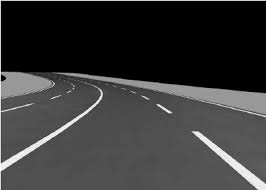
#> input picture images/botimages.jpg, 266 x 190 px
$ python -i edge_detection.py   (imports and definitions only)   (older library calls are emulated)
#> lines starting #> are read from the running program, lines starting #| are printed output that depends on the picture
import cv2 # Import the OpenCV library to enable computer vision
import numpy as np # Import the NumPy scientific computing library
# Author: Addison Sears-Collins
# https://automaticaddison.com
# Description: A collection of methods to detect help with edge detection
def binary_array(array, thresh, value=0):
 """
 Return a 2D binary array (mask) in which all pixels are either 0 or 1

 :param array: NumPy 2D array that we want to convert to binary values
 :param thresh: Values used for thresholding (inclusive)
 :param value: Output value when between the supplied threshold
 :return: Binary 2D array...
          number of rows x number of columns =
          number of pixels from top to bottom x number of pixels from
            left to right
 """
 if value == 0:
   # Create an array of ones with the same shape and type as
   # the input 2D array.
   binary = np.ones_like(array)

 else:
   # Creates an array of zeros with the same shape and type as
   # the input 2D array.
   binary = np.zeros_like(array)
   value = 1
 # If value == 0, make all values in binary equal to 0 if the
 # corresponding value in the input array is between the threshold
 # (inclusive). Otherwise, the value remains as 1. Therefore, the pixels
 # with the high Sobel derivative values (i.e. sharp pixel intensity
 # discontinuities) will have 0 in the corresponding cell of binary.
 binary[(array >= thresh[0]) & (array <= thresh[1])] = value
 return binary
def blur_gaussian(channel, ksize=3):
 """
 Implementation for Gaussian blur to reduce noise and detail in the image

 :param image: 2D or 3D array to be blurred
 :param ksize: Size of the small matrix (i.e. kernel) used to blur
               i.e. number of rows and number of columns
 :return: Blurred 2D image
 """
 return cv2.GaussianBlur(channel, (ksize, ksize), 0)

def mag_thresh(image, sobel_kernel=3, thresh=(0, 255)):
 """
 Implementation of Sobel edge detection
 :param image: 2D or 3D array to be blurred
 :param sobel_kernel: Size of the small matrix (i.e. kernel)
                      i.e. number of rows and columns
 :return: Binary (black and white) 2D mask image
 """
 # Get the magnitude of the edges that are vertically aligned on the image
 sobelx = np.absolute(sobel(image, orient='x', sobel_kernel=sobel_kernel))

 # Get the magnitude of the edges that are horizontally aligned on the image
 sobely = np.absolute(sobel(image, orient='y', sobel_kernel=sobel_kernel))
 # Find areas of the image that have the strongest pixel intensity changes
 # in both the x and y directions. These have the strongest gradients and
 # represent the strongest edges in the image (i.e. potential lane lines)
 # mag is a 2D array .. number of rows x number of columns = number of pixels
 # from top to bottom x number of pixels from left to right
 mag = np.sqrt(sobelx ** 2 + sobely ** 2)
 # Return a 2D array that contains 0s and 1s
 return binary_array(mag, thresh)
def sobel(img_channel, orient='x', sobel_kernel=3):
 """
 Find edges that are aligned vertically and horizontally on the image

 :param img_channel: Channel from an image
 :param orient: Across which axis of the image are we detecting edges?
 :sobel_kernel: No. of rows and columns of the kernel (i.e. 3x3 small matrix)
 :return: Image with Sobel edge detection applied
 """
 # cv2.Sobel(input image, data type, prder of the derivative x, order of the
 # derivative y, small matrix used to calculate the derivative)
 if orient == 'x':
   # Will detect differences in pixel intensities going from
       # left to right on the image (i.e. edges that are vertically aligned)
   sobel = cv2.Sobel(img_channel, cv2.CV_64F, 1, 0, sobel_kernel)
 if orient == 'y':
   # Will detect differences in pixel intensities going from
   # top to bottom on the image (i.e. edges that are horizontally aligned)
   sobel = cv2.Sobel(img_channel, cv2.CV_64F, 0, 1, sobel_kernel)
 return sobel
def threshold(channel, thresh=(128,255), thresh_type=cv2.THRESH_BINARY):
 """
 Apply a threshold to the input channel

 :param channel: 2D array of the channel data of an image/video frame
 :param thresh: 2D tuple of min and max threshold values
 :param thresh_type: The technique of the threshold to apply
 :return: Two outputs are returned:
            ret: Threshold that was used
            thresholded_image: 2D thresholded data.
 """
 # If pixel intensity is greater than thresh[0], make that value
 # white (255), else set it to black (0)
 return cv2.threshold(channel, thresh[0], thresh[1], thresh_type)

>>> import cv2
>>> picture = cv2.imread('../images/botimages.jpg')
#> picture is the input picture: shape (190, 266, 3); min 0, max 255, mean 55.8
>>> result = mag_thresh(picture)
#> in sobel, `sobel = cv2.Sobel(img_channel, cv2.CV_64F, 1, 0, sobel_kernel)`:
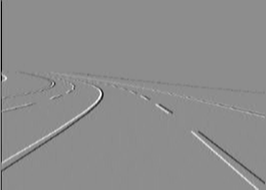
#> sobel: shape (190, 266, 3) float64; min -838, max 674, mean -2.3; drawn with min black and max white
#> in mag_thresh, `sobelx = np.absolute(sobel(image, orient='x', sobel_kernel=sobel_kerne..`:
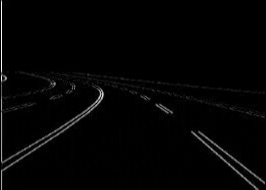
#> sobelx: shape (190, 266, 3) float64; min 0, max 838, mean 13.7; drawn with min black and max white
#> call 2 of sobel, with orient = 'y', sobel_kernel = 3
#> in sobel (call 2), `sobel = cv2.Sobel(img_channel, cv2.CV_64F, 0, 1, sobel_kernel)`:
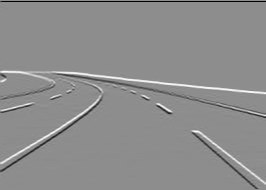
#> sobel: shape (190, 266, 3) float64; min -832, max 671, mean -0.7; drawn with min black and max white
#> in mag_thresh, `sobely = np.absolute(sobel(image, orient='y', sobel_kernel=sobel_kerne..`:
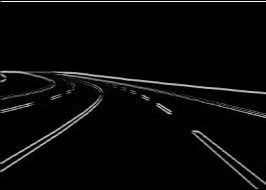
#> sobely: shape (190, 266, 3) float64; min 0, max 832, mean 28.6; drawn with min black and max white
#> in mag_thresh, `return binary_array(mag, thresh)`:
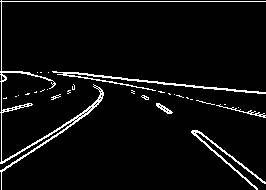
#> returned value: shape (190, 266, 3) float64; values 0 (black) and 1 (white), 5% white in thin lines or dots
